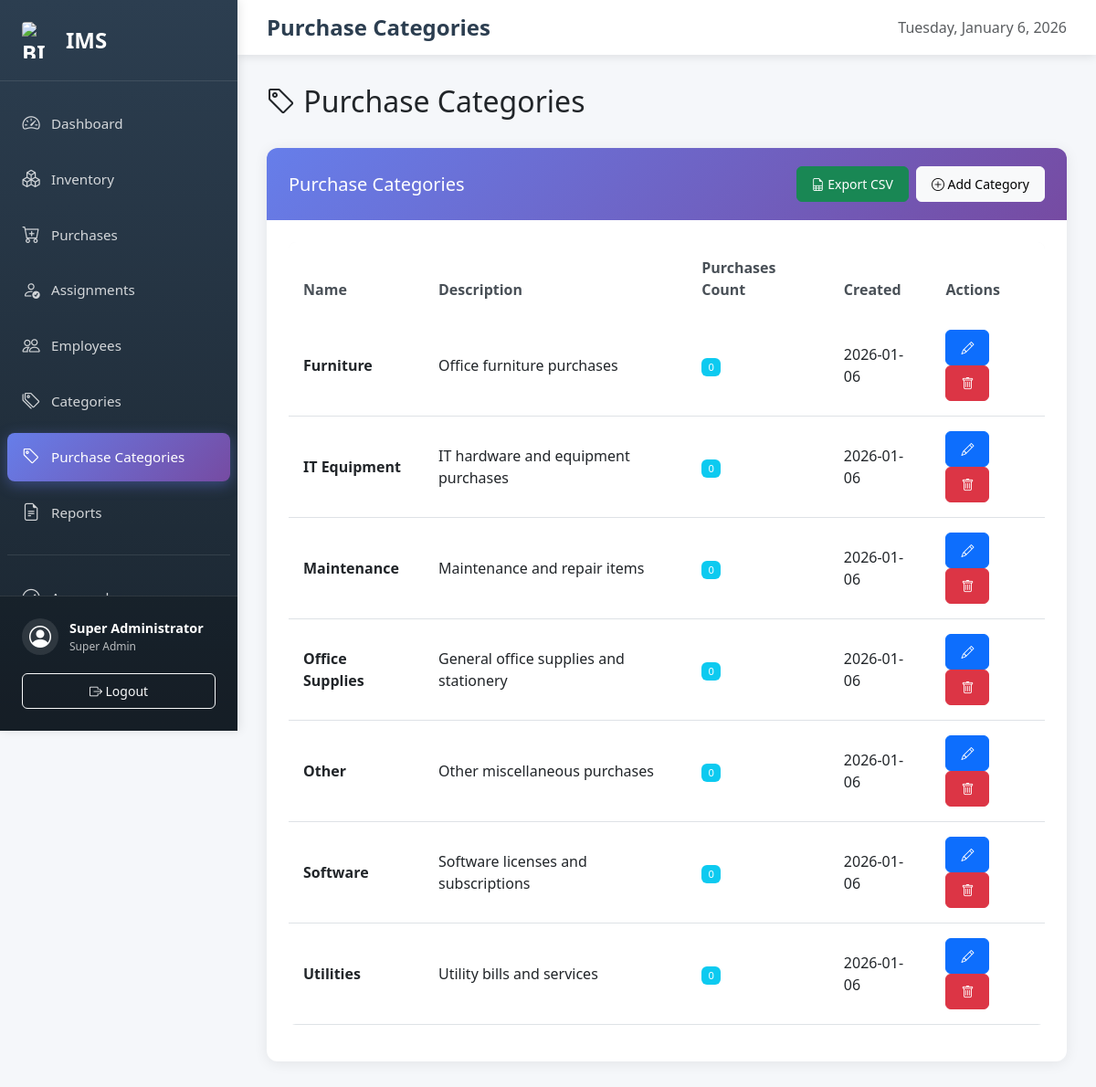
Screenshot of /purchase_categories.php (signed in) with the database file from the repository.
### tables this page shows
CREATE TABLE IF NOT EXISTS purchase_categories (
    id INT AUTO_INCREMENT PRIMARY KEY,
    name VARCHAR(100) UNIQUE NOT NULL,
    description TEXT,
    created_at TIMESTAMP DEFAULT CURRENT_TIMESTAMP,
    updated_at TIMESTAMP DEFAULT CURRENT_TIMESTAMP ON UPDATE CURRENT_TIMESTAMP,
    INDEX idx_name (name)
);

### config/config.php (called while the page is built, shortened)
<?php
function isLoggedIn() {
    return isset($_SESSION['user_id']) && isset($_SESSION['username']);
}
function hasRole($role) {
    $userRole = $_SESSION['role'] ?? '';
    if ($userRole === ROLE_SUPER_ADMIN) {
        return true;
    }
    return $userRole === $role;
}
function hasAnyRole($roles) {
    $userRole = $_SESSION['role'] ?? '';
    if ($userRole === ROLE_SUPER_ADMIN) {
        return true;
    }
    return in_array($userRole, $roles);
}
function formatDate($date, $format = 'Y-m-d') {
    return date($format, strtotime($date));
}

### purchase_categories.php (the view, shortened to what this page needs)
<?php
require_once 'config/config.php';
$pageTitle = 'Purchase Categories';
require_once 'includes/header.php';
$conn = getDBConnection();
$categories = $conn->query("SELECT pc.*, COUNT(p.id) as purchase_count FROM purchase_categories pc LEFT JOIN purchases p ON pc.id = p.purchase_category_id GROUP BY pc.id ORDER BY pc.name")->fetch_all(MYSQLI_ASSOC);
?>
<div class="row mb-4">
    <div class="col-12">
        <h2><i class="bi bi-tag"></i> Purchase Categories</h2>
    </div>
</div>
<div class="card mb-4">
    <div class="card-header d-flex justify-content-between align-items-center">
        <h5 class="mb-0">Purchase Categories</h5>
        <div class="d-flex gap-2">
            <a href="?export=csv" class="btn btn-success btn-sm">
                <i class="bi bi-file-earmark-spreadsheet"></i> Export CSV
            </a>
            <button type="button" class="btn btn-light btn-sm" data-bs-toggle="modal" data-bs-target="#addCategoryModal">
                <i class="bi bi-plus-circle"></i> Add Category
            </button>
        </div>
    </div>
    <div class="card-body">
        <div class="table-responsive">
            <table class="table table-hover">
                <thead>
                    <tr>
                        <th>Name</th>
                        <th>Description</th>
                        <th>Purchases Count</th>
                        <th>Created</th>
                        <th>Actions</th>
                    </tr>
                </thead>
                <tbody>
                    <?php if (count($categories) > 0): ?>
                        <?php foreach ($categories as $cat): ?>
                        <tr>
                            <td><strong><?php echo htmlspecialchars($cat['name']); ?></strong></td>
                            <td><?php echo htmlspecialchars($cat['description'] ?: '-'); ?></td>
                            <td><span class="badge bg-info"><?php echo $cat['purchase_count']; ?></span></td>
                            <td><?php echo formatDate($cat['created_at']); ?></td>
                            <td>
                                <button type="button" class="btn btn-sm btn-primary" onclick="editCategory(<?php echo htmlspecialchars(json_encode($cat)); ?>)">
                                    <i class="bi bi-pencil"></i>
                                </button>
                                <?php if ($cat['purchase_count'] == 0): ?>
                                <form method="POST" style="display:inline;" data-confirm-delete data-message="Are you sure you want to delete this category?">
                                    <button type="submit" class="btn btn-sm btn-danger">
                                        <i class="bi bi-trash"></i>
                                    </button>
                                </form>
                                <?php endif; ?>
                            </td>
                        </tr>
                        <?php endforeach; ?>
                    <?php else: ?>
                        <tr>
                            <td colspan="5" class="text-center">No purchase categories found.</td>
                        </tr>
                    <?php endif; ?>
                </tbody>
            </table>
        </div>
    </div>
</div>
<?php require_once 'includes/footer.php'; ?>

### includes/header.php (shortened to what this page needs)
<?php
$currentPage = basename($_SERVER['PHP_SELF']);
$userRole = $_SESSION['role'] ?? '';
$userName = $_SESSION['full_name'] ?? $_SESSION['username'] ?? '';
?>
<!DOCTYPE html>
<html lang="en">
<head>
    <link href="https://cdn.jsdelivr.net/npm/bootstrap@5.3.0/dist/css/bootstrap.min.css" rel="stylesheet">
    <link href="https://cdn.jsdelivr.net/npm/bootstrap-icons@1.10.0/font/bootstrap-icons.css" rel="stylesheet">
    <link href="https://cdn.jsdelivr.net/npm/sweetalert2@11/dist/sweetalert2.min.css" rel="stylesheet">
    <link href="assets/css/style.css" rel="stylesheet">
</head>
<body>
    <div class="sidebar" id="sidebar">
        <div class="sidebar-header">
            <a href="index.php" class="sidebar-brand">
                <img src="https://services.enfieldroyalclinic.com/wp-content/uploads/2026/01/WhatsApp-Image-2026-01-01-at-5.39.54-PM.jpeg" alt="BI Inventory Logo" class="sidebar-logo">
                <span>IMS</span>
            </a>
        </div>
        <div class="sidebar-body">
            <nav class="sidebar-nav">
                <ul class="nav flex-column">
                    <li class="nav-item">
                        <a class="nav-link <?php echo $currentPage === 'index.php' ? 'active' : ''; ?>" href="index.php">
                            <i class="bi bi-speedometer2"></i>
                            <span>Dashboard</span>
                        </a>
                    </li>
                    <?php if (hasAnyRole([ROLE_SUPER_ADMIN, ROLE_IT_ADMIN])): ?>
                    <li class="nav-item">
                        <a class="nav-link <?php echo $currentPage === 'inventory.php' ? 'active' : ''; ?>" href="inventory.php">
                            <i class="bi bi-boxes"></i>
                            <span>Inventory</span>
                        </a>
                    </li>
                    <li class="nav-item">
                        <a class="nav-link <?php echo $currentPage === 'purchases.php' ? 'active' : ''; ?>" href="purchases.php">
                            <i class="bi bi-cart-plus"></i>
                            <span>Purchases</span>
                        </a>
                    </li>
                    <li class="nav-item">
                        <a class="nav-link <?php echo $currentPage === 'assignments.php' ? 'active' : ''; ?>" href="assignments.php">
                            <i class="bi bi-person-check"></i>
                            <span>Assignments</span>
                        </a>
                    </li>
                    <li class="nav-item">
                        <a class="nav-link <?php echo $currentPage === 'employees.php' ? 'active' : ''; ?>" href="employees.php">
                            <i class="bi bi-people"></i>
                            <span>Employees</span>
                        </a>
                    </li>
                    <li class="nav-item">
                        <a class="nav-link <?php echo $currentPage === 'categories.php' ? 'active' : ''; ?>" href="categories.php">
                            <i class="bi bi-tags"></i>
                            <span>Categories</span>
                        </a>
                    </li>
                    <li class="nav-item">
                        <a class="nav-link <?php echo $currentPage === 'purchase_categories.php' ? 'active' : ''; ?>" href="purchase_categories.php">
                            <i class="bi bi-tag"></i>
                            <span>Purchase Categories</span>
                        </a>
                    </li>
                    <?php endif; ?>
                    <li class="nav-item">
                        <a class="nav-link <?php echo $currentPage === 'reports.php' ? 'active' : ''; ?>" href="reports.php">
                            <i class="bi bi-file-earmark-text"></i>
                            <span>Reports</span>
                        </a>
                    </li>
                    <?php if (hasRole(ROLE_SUPER_ADMIN)): ?>
                    <li class="nav-divider"></li>
                    <li class="nav-item">
                        <a class="nav-link <?php echo $currentPage === 'approvals.php' ? 'active' : ''; ?>" href="approvals.php">
                            <i class="bi bi-check-circle"></i>
                            <span>Approvals</span>
                        </a>
                    </li>
                    <?php endif; ?>
                </ul>
            </nav>
        </div>
        <div class="sidebar-footer">
            <div class="user-info">
                <div class="user-avatar">
                    <i class="bi bi-person-circle"></i>
                </div>
                <div class="user-details">
                    <div class="user-name"><?php echo htmlspecialchars($userName); ?></div>
                    <div class="user-role"><?php echo ucfirst(str_replace('_', ' ', $userRole)); ?></div>
                </div>
            </div>
            <a href="logout.php" class="btn btn-sm btn-outline-light w-100 mt-2">
                <i class="bi bi-box-arrow-right"></i> Logout
            </a>
        </div>
    </div>
    <div class="main-content" id="mainContent">
        <nav class="topbar">
            <div class="topbar-left">
                <h4 class="page-title mb-0"><?php echo isset($pageTitle) ? $pageTitle : 'Dashboard'; ?></h4>
            </div>
            <div class="topbar-right">
                <span class="text-muted"><?php echo date('l, F j, Y'); ?></span>
            </div>
        </nav>
        <div class="content-wrapper">

### includes/footer.php (shortened to what this page needs)
        </div>
    </div>
</body>
</html>

### assets/css/style.css (style rules this page uses)
:root { --primary-color: #667eea; --secondary-color: #764ba2; --sidebar-width: 260px; --sidebar-bg: #2c3e50; --sidebar-hover: #34495e; --topbar-height: 60px; }
* { margin: 0; padding: 0; box-sizing: border-box; }
body { background-color: #f5f7fa; font-family: 'Segoe UI', Tahoma, Geneva, Verdana, sans-serif; overflow-x: hidden; }
.sidebar { position: fixed; top: 0; left: 0; width: var(--sidebar-width); height: 100vh; background: linear-gradient(180deg, var(--sidebar-bg) 0%, #1a252f 100%); color: white; display: flex; flex-direction: column; z-index: 1000; box-shadow: 2px 0 10px rgba(0,0,0,0.1); transition: transform 0.3s ease; }
.sidebar-header { padding: 1.5rem; border-bottom: 1px solid rgba(255,255,255,0.1); display: flex; justify-content: space-between; align-items: center; }
.sidebar-brand { color: white; text-decoration: none; font-size: 1.5rem; font-weight: bold; display: flex; align-items: center; gap: 0.5rem; }
.sidebar-logo { width: 40px; height: 40px; object-fit: contain; border-radius: 4px; }
.sidebar-body { flex: 1; overflow-y: auto; padding: 1rem 0; }
.sidebar-nav { padding: 0; }
.sidebar-nav .nav { list-style: none; }
.sidebar-nav .nav-item { margin: 0.25rem 0.5rem; }
.sidebar-nav .nav-link { color: rgba(255,255,255,0.8); text-decoration: none; padding: 0.75rem 1rem; display: flex; align-items: center; gap: 0.75rem; border-radius: 8px; transition: all 0.3s ease; font-size: 0.95rem; }
.sidebar-nav .nav-link.active { background: linear-gradient(135deg, var(--primary-color) 0%, var(--secondary-color) 100%); color: white; box-shadow: 0 4px 15px rgba(102, 126, 234, 0.4); }
.sidebar-nav .nav-link i { font-size: 1.2rem; width: 20px; text-align: center; }
.nav-divider { height: 1px; background: rgba(255,255,255,0.1); margin: 1rem 0.5rem; }
.sidebar-footer { padding: 1.5rem; border-top: 1px solid rgba(255,255,255,0.1); background: rgba(0,0,0,0.2); }
.user-info { display: flex; align-items: center; gap: 0.75rem; margin-bottom: 0.75rem; }
.user-avatar { width: 40px; height: 40px; border-radius: 50%; background: rgba(255,255,255,0.1); display: flex; align-items: center; justify-content: center; font-size: 1.5rem; }
.user-details { flex: 1; }
.user-name { font-weight: 600; font-size: 0.9rem; }
.user-role { font-size: 0.75rem; color: rgba(255,255,255,0.7); text-transform: capitalize; }
.main-content { margin-left: var(--sidebar-width); min-height: 100vh; transition: margin-left 0.3s ease; }
.topbar { height: var(--topbar-height); background: white; box-shadow: 0 2px 10px rgba(0,0,0,0.1); display: flex; align-items: center; justify-content: space-between; padding: 0 2rem; position: sticky; top: 0; z-index: 100; }
.topbar-left { display: flex; align-items: center; gap: 1rem; }
.topbar-right { display: flex; align-items: center; gap: 1rem; }
.page-title { font-weight: 600; color: #2c3e50; }
.content-wrapper { padding: 2rem; }
.card { border: none; border-radius: 12px; box-shadow: 0 2px 15px rgba(0,0,0,0.08); margin-bottom: 1.5rem; overflow: hidden; }
.card-header { background: linear-gradient(135deg, var(--primary-color) 0%, var(--secondary-color) 100%); color: white; border: none; padding: 1.25rem 1.5rem; font-weight: 600; display: flex; justify-content: space-between; align-items: center; }
.card-body { padding: 1.5rem; }
.table { background: white; border-radius: 8px; overflow: hidden; }
.table thead { background: #f8f9fa; }
.table thead th { border: none; font-weight: 600; color: #495057; padding: 1rem; }
.table tbody td { padding: 1rem; vertical-align: middle; }
.btn { border-radius: 6px; padding: 0.5rem 1rem; font-weight: 500; transition: all 0.3s ease; }
.badge { padding: 0.5em 0.75em; font-weight: 500; border-radius: 6px; }
.table tbody tr { transition: background-color 0.2s ease; }
.table .badge { font-size: 0.7rem; padding: 0.35em 0.65em; font-weight: 500; letter-spacing: 0.3px; }

### rows the page displays
purchase_categories: name "Furniture", description "Office furniture purchases", purchase_count "0", created_at "2026-01-06"
purchase_categories: name "IT Equipment", description "IT hardware and equipment purchases", purchase_count "0", created_at "2026-01-06"
purchase_categories: name "Maintenance", description "Maintenance and repair items", purchase_count "0", created_at "2026-01-06"
purchase_categories: name "Office Supplies", description "General office supplies and stationery", purchase_count "0", created_at "2026-01-06"
purchase_categories: name "Other", description "Other miscellaneous purchases", purchase_count "0", created_at "2026-01-06"
purchase_categories: name "Software", description "Software licenses and subscriptions", purchase_count "0", created_at "2026-01-06"
purchase_categories: name "Utilities", description "Utility bills and services", purchase_count "0", created_at "2026-01-06"

### other values shown
$userName "Super Administrator"
str_replace('_', ' ', $userRole) "Super Admin"
$pageTitle "Purchase Categories"
